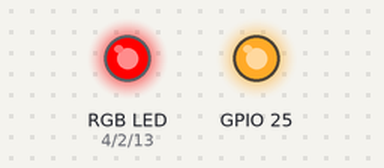
Simulated run of this program. Board: ESP32. Shown: an RGB LED mixed from three pins (HIGH = lit), output pins drawn as LEDs (lit = HIGH).

Above: at 0.05 s.
At 1.95 s:
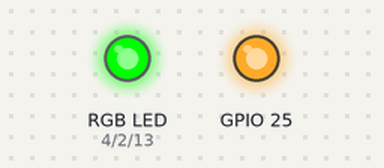
At 2.95 s:
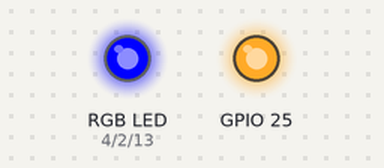
At 3.95 s:
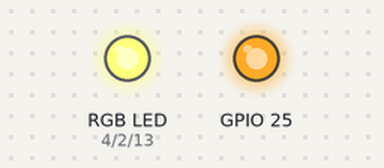
At 5.95 s:
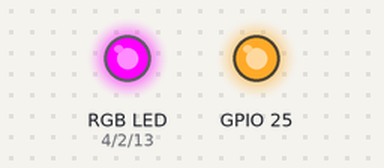
At 7.95 s:
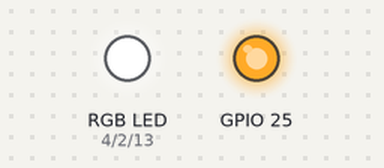
Timing chart, 0 to 10.4 s (numbered marks = the images above):
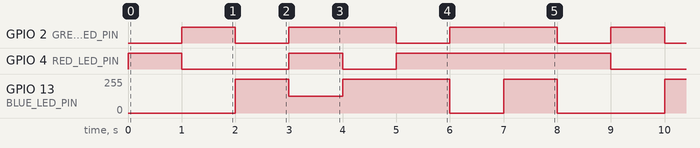

Measured:
- by itself, GPIO 2 (GREEN_LED_PIN): repeats every 8.0 s: 2 × (LOW 1.0 s, HIGH 2.0 s), LOW 1.0 s, HIGH 1.0 s
- by itself, GPIO 4 (RED_LED_PIN): repeats every 8.0 s: LOW 2.0 s, HIGH 1.0 s, LOW 1.0 s, HIGH 4.0 s
- by itself, GPIO 13 (BLUE_LED_PIN): repeats every 8.0 s: 125/255 1.0 s, 255/255 2.0 s, 0/255 1.0 s, 255/255 1.0 s, 0/255 2.0 s, 255/255 1.0 s

The program:

main.cpp
```cpp
// (licence header left out)
/* include headers */
#include <Arduino.h>

/* define led pin */
#define  GREEN_LED_PIN	2
#define  RED_LED_PIN	4
#define  BLUE_LED_PIN	13

/* set pwm frequency,channel and resolution */
#define PWM_FREQUENCY	5000

#define GREEN_PWM_CHANNEL	0
#define RED_PWM_CHANNEL		1
#define BLUE_PWM_CHANNEL	2

#define PWM_RESOLUTION	8

void rgb_color(uint8_t ui8Red, uint8_t ui8Green, uint8_t ui8Blue);

void setup(){

	/* configure PWM functionalities */
	ledcSetup(GREEN_PWM_CHANNEL,PWM_FREQUENCY,PWM_RESOLUTION);
	ledcSetup(RED_PWM_CHANNEL,PWM_FREQUENCY,PWM_RESOLUTION);
	ledcSetup(BLUE_PWM_CHANNEL,PWM_FREQUENCY,PWM_RESOLUTION);

	/* attach led pin to PWM */
	ledcAttachPin(GREEN_LED_PIN,GREEN_PWM_CHANNEL);
	ledcAttachPin(RED_LED_PIN,RED_PWM_CHANNEL);
	ledcAttachPin(BLUE_LED_PIN,BLUE_PWM_CHANNEL);
	pinMode(25,OUTPUT);

}

void loop(){
	digitalWrite(25,HIGH);
	rgb_color(255, 0, 0); // Red
  	delay(1000);
  	rgb_color(0, 255, 0); // Green
  	delay(1000);
 	rgb_color(0, 0, 255); // Blue
  	delay(1000);
  	rgb_color(255, 255, 125); // Raspberry
  	delay(1000);
  	rgb_color(0, 255, 255); // Cyan
  	delay(1000);
  	rgb_color(255, 0, 255); // Magenta
  	delay(1000);
  	rgb_color(255, 255, 0); // Yellow
  	delay(1000);
  	rgb_color(255, 255, 255); // White
  	delay(1000);
	digitalWrite(25,LOW);
}

void rgb_color(uint8_t ui8Red, uint8_t ui8Green, uint8_t ui8Blue){
	ledcWrite(GREEN_PWM_CHANNEL,ui8Green);
	ledcWrite(RED_PWM_CHANNEL,ui8Red);
	ledcWrite(BLUE_PWM_CHANNEL,ui8Blue);
}
```
